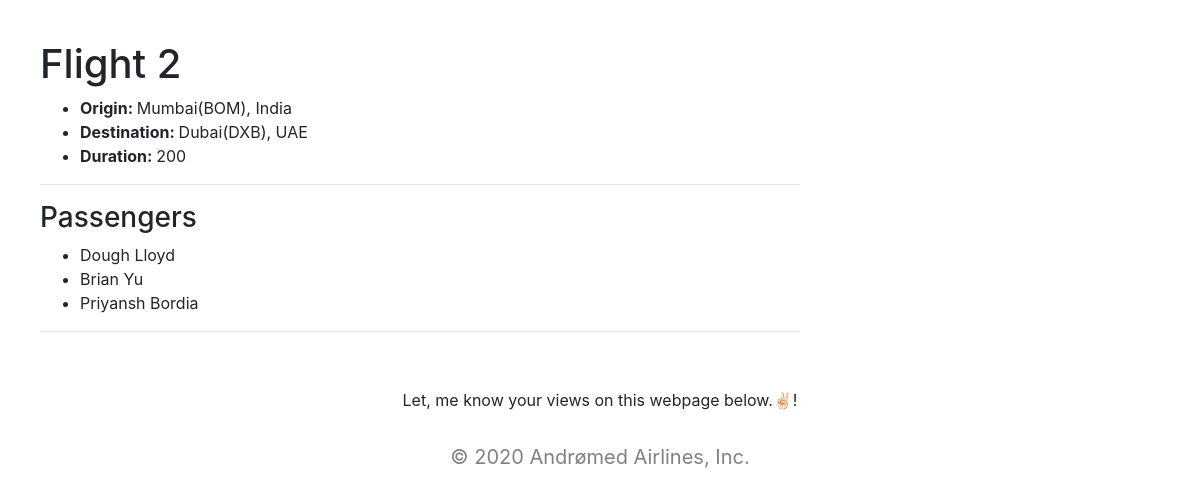
Page /flight/2 on the committed database.
### flights/models.py (models this page shows, shortened)
class Flight(models.Model):
    origin = models.ForeignKey(Airport, on_delete=models.CASCADE, related_name="departures")
    destination = models.ForeignKey(Airport, on_delete=models.CASCADE, related_name="arrivals")
    duration = models.IntegerField()

class Airport(models.Model):
    code = models.CharField(max_length=3)
    city = models.CharField(max_length=64)
    country = models.CharField(max_length=64)
    def __str__(self):
        return f"{self.city}({self.code}), {self.country}"

class Passenger(models.Model):
    first = models.CharField(max_length=21)
    last = models.CharField(max_length=21)
    flights = models.ManyToManyField(Flight, blank=True, related_name="passengers")
    def __str__(self):
        return f"{self.first} {self.last}"

### flights/views.py (the view)
# urls.py: path("flight/<int:flight_id>", views.flight, name="flight"),
def flight(request, flight_id):
    try:
        flight = Flight.objects.get(pk=flight_id)
    except Flight.DoesNotExist:
        return render(request, "flights/error.html", context = {"message": "Flight Doesn't Exist!"})
    context = {
        "flight": flight,
        "passengers": flight.passengers.all(),
    }
    return render(request, "flights/flight.html", context)

### flights/templates/flights/flight.html (shortened to what this page needs)
{% extends "flights/base.html" %}
{% block body %}
    <div class="flight-body">
        <h1>Flight {{ flight.id }}</h1>
        <ul>
            <li><strong>Origin: </strong>{{ flight.origin }}</li>
            <li><strong>Destination: </strong> {{ flight.destination }}</li>
            <li><strong>Duration: </strong> {{ flight.duration }}</li>
        </ul>
        <hr>
        <h3>Passengers</h3>
        <ul>
            {% for passenger in passengers %}
                <li>{{ passenger }}</li>
            {% empty %}
                <div class="alert alert-success" role="alert">No Passenegers Onboard.</div>
            {% endfor %}
        </ul>
        <hr>
    </div>
{% endblock %}

### flights/templates/flights/flight.html (style rules this page uses)
.flight-body { margin: 20px; padding: 20px; max-width: 800px; }

### rows in the picture
Flight: id "2", origin "Mumbai(BOM), India", destination "Dubai(DXB), UAE", duration "200"
Passenger: first+last "Dough Lloyd"
Passenger: first+last "Brian Yu"
Passenger: first+last "Priyansh Bordia"
